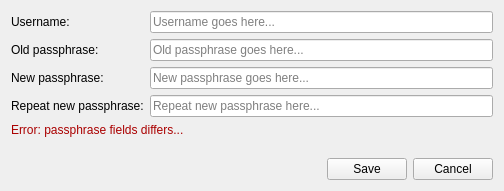
<?xml version="1.0" encoding="UTF-8"?>
<ui version="4.0">
 <class>UserEditor</class>
 <widget class="QWidget" name="UserEditor">
  <property name="windowModality">
   <enum>Qt::ApplicationModal</enum>
  </property>
  <property name="geometry">
   <rect>
    <x>0</x>
    <y>0</y>
    <width>504</width>
    <height>191</height>
   </rect>
  </property>
  <property name="sizePolicy">
   <sizepolicy hsizetype="Maximum" vsizetype="Maximum">
    <horstretch>0</horstretch>
    <verstretch>0</verstretch>
   </sizepolicy>
  </property>
  <property name="windowTitle">
   <string>Form</string>
  </property>
  <layout class="QVBoxLayout" name="verticalLayout_3">
   <item>
    <layout class="QHBoxLayout" name="horizontalLayout_2">
     <item>
      <layout class="QVBoxLayout" name="verticalLayout">
       <item>
        <widget class="QLabel" name="username_label">
         <property name="text">
          <string>Username:</string>
         </property>
        </widget>
       </item>
       <item>
        <widget class="QLabel" name="old_pswd_label">
         <property name="text">
          <string>Old passphrase:</string>
         </property>
        </widget>
       </item>
       <item>
        <widget class="QLabel" name="new_pswd_label">
         <property name="text">
          <string>New passphrase:</string>
         </property>
        </widget>
       </item>
       <item>
        <widget class="QLabel" name="repeat_new_pswd_label">
         <property name="text">
          <string>Repeat new passphrase:</string>
         </property>
        </widget>
       </item>
      </layout>
     </item>
     <item>
      <layout class="QVBoxLayout" name="verticalLayout_2">
       <item>
        <widget class="QLineEdit" name="username">
         <property name="text">
          <string/>
         </property>
         <property name="placeholderText">
          <string>Username goes here...</string>
         </property>
        </widget>
       </item>
       <item>
        <widget class="QLineEdit" name="old_pswd">
         <property name="placeholderText">
          <string>Old passphrase goes here...</string>
         </property>
        </widget>
       </item>
       <item>
        <widget class="QLineEdit" name="new_pswd">
         <property name="placeholderText">
          <string>New passphrase goes here...</string>
         </property>
        </widget>
       </item>
       <item>
        <widget class="QLineEdit" name="repeat_new_pswd">
         <property name="placeholderText">
          <string>Repeat new passphrase here...</string>
         </property>
        </widget>
       </item>
      </layout>
     </item>
    </layout>
   </item>
   <item>
    <widget class="QLabel" name="error">
     <property name="enabled">
      <bool>true</bool>
     </property>
     <property name="text">
      <string>&lt;html&gt;&lt;head/&gt;&lt;body&gt;&lt;p&gt;&lt;span style=&quot; color:#aa0000;&quot;&gt;Error: passphrase fields differs...&lt;/span&gt;&lt;/p&gt;&lt;/body&gt;&lt;/html&gt;</string>
     </property>
     <property name="textFormat">
      <enum>Qt::AutoText</enum>
     </property>
    </widget>
   </item>
   <item>
    <spacer name="vspacer">
     <property name="orientation">
      <enum>Qt::Vertical</enum>
     </property>
     <property name="sizeHint" stdset="0">
      <size>
       <width>20</width>
       <height>40</height>
      </size>
     </property>
    </spacer>
   </item>
   <item>
    <layout class="QHBoxLayout" name="horizontalLayout">
     <item>
      <spacer name="hspacer">
       <property name="orientation">
        <enum>Qt::Horizontal</enum>
       </property>
       <property name="sizeHint" stdset="0">
        <size>
         <width>40</width>
         <height>20</height>
        </size>
       </property>
      </spacer>
     </item>
     <item>
      <widget class="QPushButton" name="save">
       <property name="text">
        <string>Save</string>
       </property>
       <property name="icon">
        <iconset resource="../../picsou.qrc">
         <normaloff>:/resources/material-design/svg/check.svg</normaloff>:/resources/material-design/svg/check.svg</iconset>
       </property>
      </widget>
     </item>
     <item>
      <widget class="QPushButton" name="cancel">
       <property name="text">
        <string>Cancel</string>
       </property>
       <property name="icon">
        <iconset resource="../../picsou.qrc">
         <normaloff>:/resources/material-design/svg/cancel.svg</normaloff>:/resources/material-design/svg/cancel.svg</iconset>
       </property>
      </widget>
     </item>
    </layout>
   </item>
  </layout>
 </widget>
 <resources>
  <include location="../../picsou.qrc"/>
 </resources>
 <connections/>
</ui>
